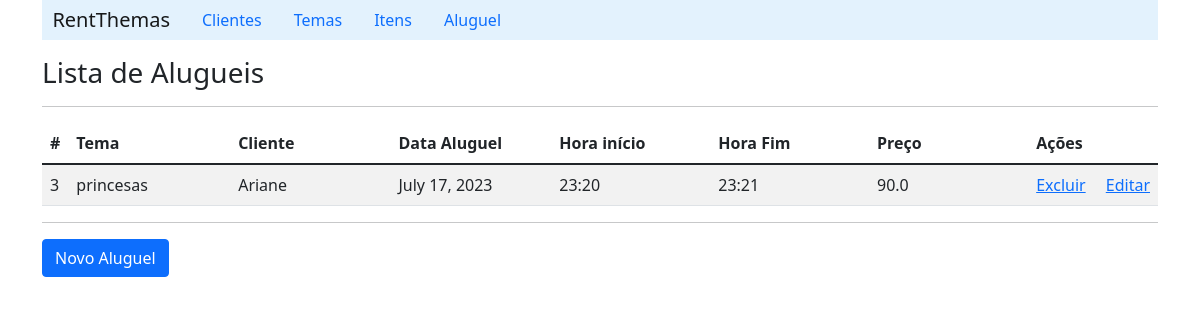
Page /listRent/ on the earlier database version.
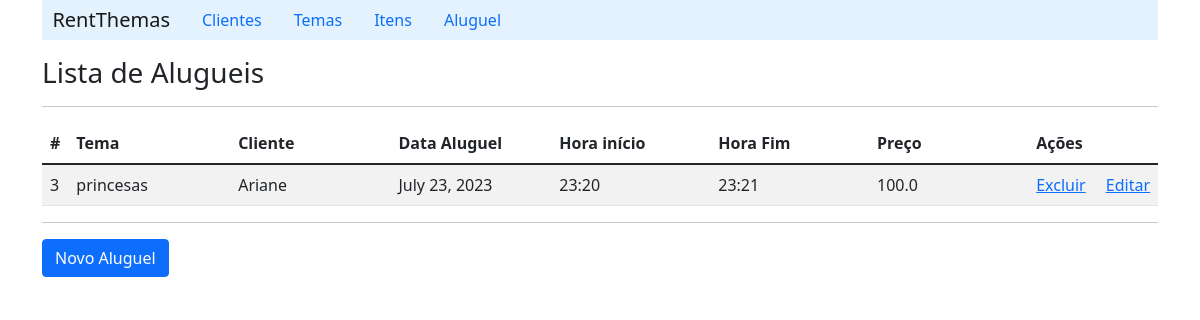
Same page on the later database version.
### aluguel_de_temas/models.py (models this page shows, shortened)
class Rent(models.Model):
    date = models.DateField(blank=False, null=False)
    start_hours = models.CharField(max_length=5, blank=False, null=False)
    end_hours = models.CharField(max_length=5, blank=False, null=False)
    client = models.ForeignKey('Client', on_delete=CASCADE, related_name='rents')
    theme = models.ForeignKey('Theme', on_delete=CASCADE, related_name='rents')
    address = models.OneToOneField('Address', on_delete=models.CASCADE, null=True)
    price = models.FloatField(default=0)

class Theme(models.Model):
    name = models.CharField(max_length=20, blank=False)
    color = models.CharField(max_length=10)
    price = models.FloatField()
    itens =  models.ManyToManyField('Item', related_name='themes')

class Client(models.Model):
    name = models.CharField(max_length=60, blank=False)
    cpf = models.CharField(max_length=11, blank=True)

### aluguel_de_temas/views.py (the view)
# urls.py: path('listRent/', RentViews.listRent),
    def listRent(request):
        context = {'rent_list': RentDAO.listaAlugueis()}
        return render(request, 'rent/listRent.html', context)

### aluguel_de_temas/DAOs.py (called while the page is built)
    def listaAlugueis():
        lista_alugueis = Rent.objects.all()
        return lista_alugueis

### aluguel_de_temas/templates/rent/listRent.html (shortened to what this page needs)
{% extends "index.html" %}
    {% block content %}
        <h3>Lista de Alugueis</h3>
        <hr>
        <table class="table table-striped">
            {% if rent_list %}
                <thead>
                    <tr>
                        <th scope="col">#</th>
                        <th scope="col">Tema</th>
                        <th scope="col">Cliente</th>
                        <th scope="col">Data Aluguel</th>
                        <th scope="col">Hora início</th>
                        <th scope="col">Hora Fim</th>
                        <th scope="col">Preço</th>
                        <th scope="col">Ações</th>
                        <th scope="col"></th>
                    </tr>
                </thead>
                {% for rent in rent_list%}
                    <tr>
                        <td width='15'>{{rent.id}}</td>
                        <td width='170'>{{rent.theme.name}}</td>
                        <td width='170'>{{rent.client.name}}</td>
                        <td width='170'>{{rent.date}}</td>
                        <td width='170'>{{rent.start_hours}}</td>
                        <td width='170'>{{rent.end_hours}}</td>
                        <td width='170'>{{rent.price}}</td>
                        <td width='70'><a href="/deleteRent/{{rent.id}}">Excluir</a></td>
                        <td><a href="/detailRent/{{rent.id}}">Editar</a></td>
                    </tr>
                {% endfor %}
            {% else %}
                <p>Nenhum item cadastrado!!</p>
            {%endif%}
        </table>
        <hr>
        <a class="btn btn-primary" href="/formRent">Novo Aluguel</a>
    {% endblock %}

Differences in the rows shown:
changed Rent "princesas": date "July 17, 2023" → "July 23, 2023"; price "90.0" → "100.0"
